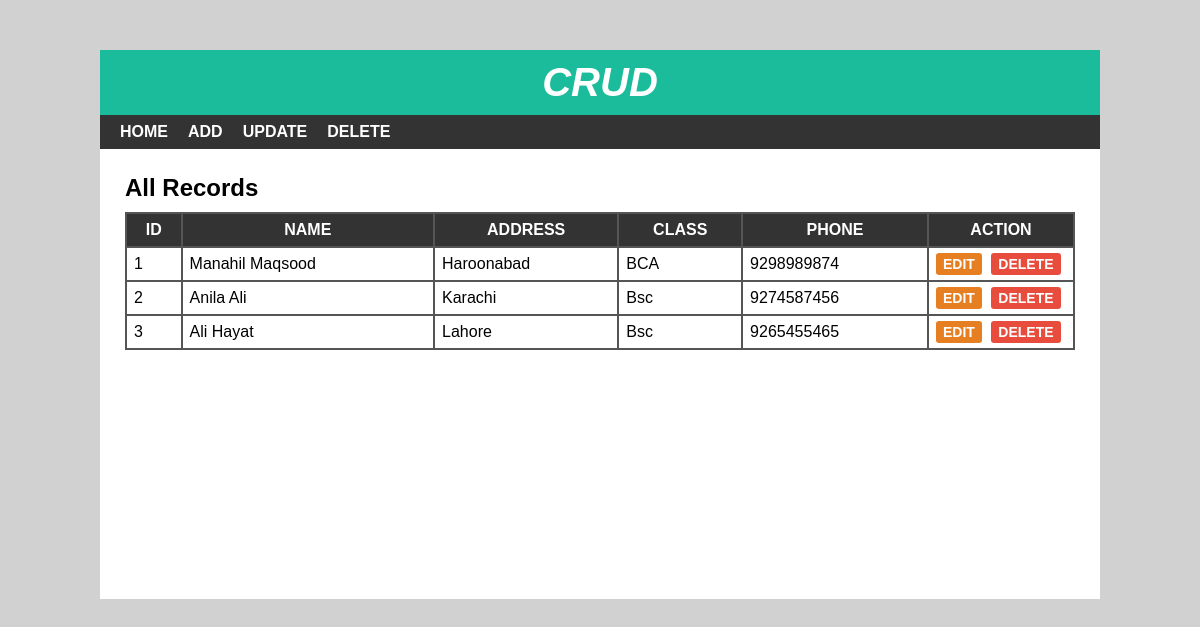
The page / on the database its author committed.
### tables this page shows
CREATE TABLE IF NOT EXISTS `student` (
  `sid` int(10) NOT NULL AUTO_INCREMENT,
  `sname` varchar(30) NOT NULL,
  `saddress` varchar(100) NOT NULL,
  `sclass` int(10) NOT NULL,
  `sphone` varchar(10) NOT NULL,
  PRIMARY KEY (`sid`)
);

CREATE TABLE IF NOT EXISTS `studentclass` (
  `cid` int(11) NOT NULL AUTO_INCREMENT,
  `cname` varchar(15) NOT NULL,
  PRIMARY KEY (`cid`)
);

### index.php (the view, shortened to what this page needs)
<?php
include 'header.php';
?>
<div id="main-content">
    <h2>All Records</h2>
    <?php
      include 'config.php';
      $sql = "SELECT * FROM student JOIN studentclass WHERE student.sclass = studentclass.cid";
      $result = mysqli_query($conn, $sql) or die("Query Unsuccessful.");
      if(mysqli_num_rows($result) > 0)  {
    ?>
    <table cellpadding="7px">
        <thead>
        <th>Id</th>
        <th>Name</th>
        <th>Address</th>
        <th>Class</th>
        <th>Phone</th>
        <th>Action</th>
        </thead>
        <tbody>
          <?php
            while($row = mysqli_fetch_assoc($result)){
          ?>
            <tr>
                <td><?php echo $row['sid']; ?></td>
                <td><?php echo $row['sname']; ?></td>
                <td><?php echo $row['saddress']; ?></td>
                <td><?php echo $row['cname']; ?></td>
                <td><?php echo $row['sphone']; ?></td>
                <td>
                    <a href='edit.php?id=<?php echo $row['sid']; ?>'>Edit</a>
                    <a href='delete-inline.php?id=<?php echo $row['sid']; ?>'>Delete</a>
                </td>
            </tr>
          <?php } ?>
        </tbody>
    </table>
  <?php }else{
    echo "<h2>No Record Found</h2>";
  }
  ?>
</div>
</div>
</body>
</html>

### header.php (shortened to what this page needs)
<!DOCTYPE html>
<html lang="en">
<head>
  <link rel="stylesheet" href="css/style.css">
</head>
<body>
    <div id="wrapper">
        <div id="header">
            <h1>Crud</h1>
        </div>
        <div id="menu">
            <ul>
                <li>
                    <a href="index.php">Home</a>
                </li>
                <li>
                    <a href="add.php">Add</a>
                </li>
                <li>
                    <a href="update.php">Update</a>
                </li>
                <li>
                    <a href="delete.php">Delete</a>
                </li>
            </ul>
        </div>

### css/style.css (style rules this page uses)
body { font:16px arial; margin: 0; padding: 0; background: #d1d1d1; }
#wrapper { width: 1000px; margin: 50px auto 0; background-color: #fff; }
#header { text-align: center; background-color: #1abc9c; padding: 10px; }
#header h1 { color: #fff; font-size: 40px; font-style: italic; font-weight: 700; text-transform: uppercase; margin: 0; }
#menu { background-color: #333; }
#menu ul { font-size: 0; padding: 0 10px; margin: 0; list-style: none; }
#menu ul li { display: inline-block; }
#menu ul li a { color: #fff; font-size: 16px; font-weight: 600; padding: 8px 10px; display: block; text-decoration: none; text-transform: uppercase; transition: all 0.3s ease; }
#main-content { padding: 25px; min-height: 400px; }
#main-content h2 { margin: 0 0 10px; text-transform: capitalize; }
#main-content table { width: 100%; background-color: #555; margin: 0 0 20px; }
#main-content table th { color: #fff; background-color: #333; text-transform: uppercase; }
#main-content table th:last-child { width: 130px; }
#main-content table td { background-color: #fff; }
#main-content table td a { font-size: 14px; font-weight: 600; text-transform: uppercase; padding: 3px 7px; color: #fff; background-color: #e67e22; text-decoration: none; border-radius: 3px; }
#main-content table td a:nth-child(2) { background-color: #e74c3c; margin: 0 0 0 5px; }

### rows shown on the page
student: sid "1", sname "Manahil Maqsood", saddress "Haroonabad", studentclass.cname "BCA", sphone "9298989874"
student: sid "2", sname "Anila Ali", saddress "Karachi", studentclass.cname "Bsc", sphone "9274587456"
student: sid "3", sname "Ali Hayat", saddress "Lahore", studentclass.cname "Bsc", sphone "9265455465"
